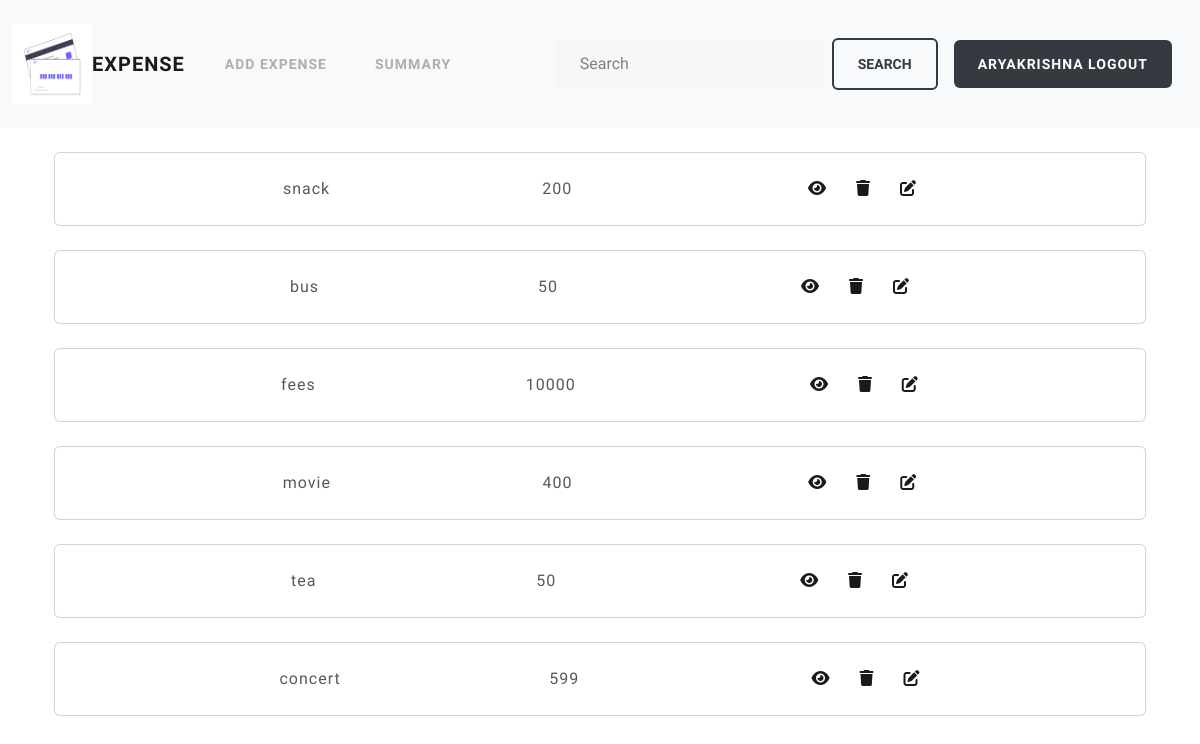
The app's page /expense/list/ (signed in) with its own data.
### tracker/models.py (models this page shows, shortened)
class User(AbstractUser):
    phone=models.CharField(max_length=15,unique=True)

class ExpenseTracker(models.Model):
    title=models.CharField(max_length=100)
    EXPENSE_CATEGORIES = (
    ('Housing', 'Housing'),
    ('Transportation', 'Transportation'),
    ('Food', 'Food'),
    ('Healthcare', 'Healthcare'),
    ('Education', 'Education'),
    ('Entertainment', 'Entertainment'),
    ('Personal Care', 'Personal Care'),
    ('Debt Payments', 'Debt Payments'),
    ('Savings & Investments', 'Savings & Investments'),
    ('Gifts & Donations', 'Gifts & Donations'),
    ('Insurance', 'Insurance'),
    ('Travel', 'Travel'),
    ('Miscellaneous', 'Miscellaneous'),
)
    category=models.CharField(max_length=100,choices=EXPENSE_CATEGORIES,default="Food")
    Amount=models.PositiveIntegerField()
    payment_options=(
        ("card","card"),
        ("cash","cash"),
        ("UPI","UPI")
    )
    payment_method=models.CharField(max_length=100,choices=payment_options,default="cash")
    owner=models.ForeignKey(User,on_delete=models.CASCADE, )

### tracker/views.py (the view)
# urls.py: path("expense/list/",views.ExpenseListView.as_view(),name="expense-list"),
@method_decorator(decs,name="dispatch")
class ExpenseListView(View):
    templte_name="expense_list.html"
    def get(self,request,*args,**kwargs):
        search_text=request.GET.get("filter")
        qs=ExpenseTracker.objects.filter(owner=request.user)
        all_title=ExpenseTracker.objects.values_list("title",flat=True).distinct()
        all_categoryt=ExpenseTracker.objects.values_list("category",flat=True).distinct()
        all_payment_method=ExpenseTracker.objects.values_list("payment_method",flat=True).distinct()
        all_records=[]
        all_records.extend(all_title)
        all_records.extend(all_categoryt)
        all_records.extend(all_payment_method)
        if search_text:
            qs=qs.filter(Q(title__contains=search_text)|Q(category__contains=search_text)|Q(payment_method__contains=search_text))
            messages.success(request,"employee list fetched sucessfully")
        return render(request,self.templte_name,{"data":qs,"records":all_records})

### tracker/templates/expense_list.html (shortened to what this page needs)
{%extends 'base.html'%}
{%block main_block%}
<link rel="stylesheet" href="https://cdnjs.cloudflare.com/ajax/libs/font-awesome/6.6.0/css/all.min.css">
<body >
    <div class="container p-4 ">
        {%for t in data%}
        <div class="card mb-4 rounded py-2">
            <div class="card-body">
                    <div class="d-flex justify-content-evenly">
                        <div>{{t.title}}</div>
                         <div>{{t.Amount}}</div>
                         <div >
                            <a href="{%url 'expense-detail' t.id%}"><i class="ms-4 fa-solid fa-eye"></i></a>
                            <a href="{%url 'expense-delete' t.id%}"><i class="ms-4 fa-solid fa-trash"></i></a>
                            <a href="{%url 'expense-update' t.id%}"><i class="ms-4 fa-solid fa-pen-to-square"></i></a>
                        </div>
                    </div>
            </div>
        </div>
        {%endfor%}
    </div>
{%endblock%}

### tracker/templates/base.html (shortened to what this page needs)
{%load static%}
<!DOCTYPE html>
<html lang="en">
<head>
    <link rel="stylesheet" href="{%static 'css/style.css'%}">
</head>
<body>
    <nav class="navbar navbar-expand-lg bg-body-tertiary">
        <div class="container-fluid">
          <img  style="width: 80px;height: 80px;" src="{%static 'images/image.png'%}" alt="">
          <a class="navbar-brand" href="{%url 'expense-list'%}">Expense</a>
          <div class="collapse navbar-collapse" id="navbarSupportedContent">
            <ul class="navbar-nav me-auto mb-2 mb-lg-0">
              <li class="nav-item">
                <a class="nav-link" href="{%url 'expense-add'%}">ADD Expense</a>
              </li>
              <li class="nav-item">
                <a class="nav-link" href="{%url 'expense-summary'%}">summary</a>
              </li>
            </ul>
            <form class="d-flex" role="search" action="{%url 'expense-list'%}">
              <input class="form-control me-2" type="search" placeholder="Search" aria-label="Search" name="filter" list="records">
              <button class="btn btn-outline-dark rounded" type="submit">Search</button>
            </form>
              <div class="nav-item  mx-3">
                  <a href="{%url 'signout'%}" class="btn btn-dark rounded">{{request.user}}  LogOut</a>
              </div>
          </div>
        </div>
      </nav>
    {%block main_block%}
    {%endblock%}
</body>
</html>

### records on screen
User: user "ARYAKRISHNA"
ExpenseTracker: title "snack", Amount "200"
ExpenseTracker: title "bus", Amount "50"
ExpenseTracker: title "fees", Amount "10000"
ExpenseTracker: title "movie", Amount "400"
ExpenseTracker: title "tea", Amount "50"
ExpenseTracker: title "concert", Amount "599"
